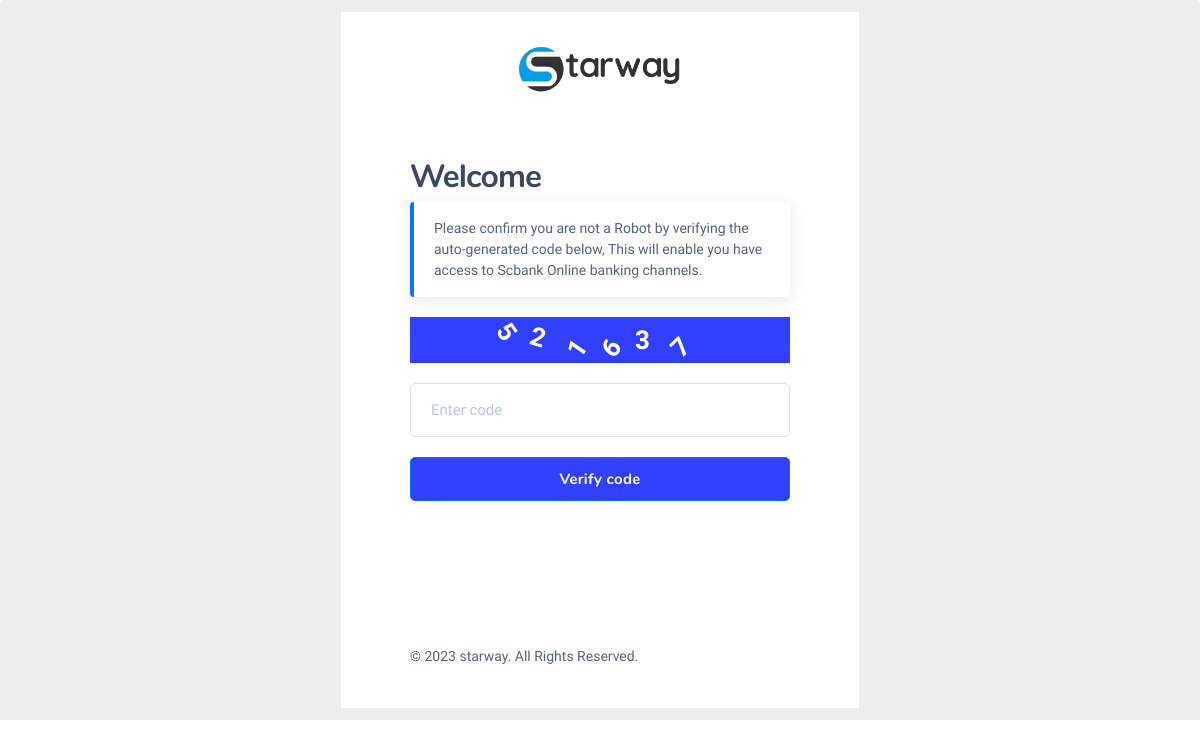
The page / on the database its author committed.
### tables this page shows
CREATE TABLE `setting` (
  `id` int(11) NOT NULL,
  `name` varchar(150) NOT NULL,
  `logo` varchar(150) NOT NULL,
  `address` varchar(150) NOT NULL,
  `email` varchar(150) NOT NULL,
  `phone` varchar(150) NOT NULL,
  `favicon` varchar(150) NOT NULL,
  `tagline` varchar(150) NOT NULL,
  `register` varchar(150) NOT NULL,
  `darklogo` varchar(150) NOT NULL,
  `description` varchar(700) NOT NULL DEFAULT 'This Credit Union is federally-insured by the National Credit Union Administration. We do business in accordance with the Fair Housing Law and Equal opportunity Credit Act.',
  `seo` varchar(150) NOT NULL,
  `footerlogo` varchar(150) NOT NULL DEFAULT 'footlogo.png',
  `securityalert` varchar(150) NOT NULL,
  `stockrate` varchar(5505) NOT NULL DEFAULT '<script type="text/javascript" src="https://s3.tradingview.com/external-embedding/embed-widget-ticker-tape.js" async="">                                                                         {                                                                             "symbols"                                                                         :                                                                             [                                                                                 {                                                                                     "title": "S&P 500",                                                                                     "proName": "OANDA:SPX500USD"                                                                                 },                                                                                 {                                                                                     "title": "Nasdaq 100",                                                                                     "proName": "OANDA:NAS100USD"                                                                                 },                                                                                 {                                                                                     "title": "EUR/USD",                                                                                     "proName": "FX_IDC:EURUSD"                                                                                 },                                                                                 {                                                                                     "title": "BTC/USD",                                                                                     "proName": "BITSTAMP:BTCUSD"                                                                                 },                                                                                 {                                                                                     "title": "ETH/USD",                                                                                     "proName": "BITSTAMP:ETHUSD"                                                                                 },                                                                                 {                                                                                     "description": "AAPL",                                                                                     "proName": "NASDAQ:AAPL"                                                                                 },                                                                                 {                                                                                     "description": "MICROSOFT",                                                                                     "proName": "NASDAQ:MSFT"                                                                                 }                                                                             ],                                                                                 "colorTheme"                                                                         :                                                                             "dark",                                                                                 "isTransparent"                                                                         :                                                                             false,                                                                                 "displayMode"                                                                         :                                                                             "compact",                                                                                 "locale"                                                                         :                                                                             "en"                                                                         }                                                                     </script>',
  `stockrate2` varchar(1000) NOT NULL DEFAULT '    <iframe             src="//www.exchangerates.org.uk/widget/ER-LRTICKER.php?w=1400&amp;s=1&amp;mc=GBP&amp;mbg=F0F0F0&amp;bs=yes&amp;bc=000044&amp;f=verdana&amp;fs=10px&amp;fc=000044&amp;lc=000044&amp;lhc=FE9A00&amp;vc=FE9A00&amp;vcu=008000&amp;vcd=FF0000&amp;"             width="1400" height="30" frameborder="0" scrolling="no" marginwidth="0" marginheight="0"></iframe>',
  `stock` int(11) NOT NULL DEFAULT 1,
  `money` varchar(50) NOT NULL DEFAULT 'USD',
  `country` varchar(50) NOT NULL DEFAULT 'United States',
  `visa_picture` varchar(150) NOT NULL,
  `tawk` varchar(500) NOT NULL,
  `shortname` varchar(150) NOT NULL DEFAULT 'Rednerbank',
  `blocked_msg` varchar(500) NOT NULL DEFAULT 'Dear Customer, we have discovered suspicious activities on your account. An unauthorized IP address attempted to carry out a transaction on your account. Consequently, your account has been flagged by our risk assessment department. kindly visit our nearest branch with your identification card and utility bill to confirm your identity before it can be reactivated. For more information, kindly contact our online customer care representatives.',
  `crypto` int(11) NOT NULL DEFAULT 1,
  `blocked_title` varchar(150) NOT NULL DEFAULT 'Account Suspended',
  `imfmsg` varchar(1000) NOT NULL DEFAULT 'You need to provide your IMF code before you can continue with this transaction.<br>                                                 You visit any of our nearest branch or contact our online customer care representative, they will help you with the appropriate IMF code for this transaction.',
  `cotmsg` varchar(1000) NOT NULL DEFAULT 'You need to provide your COT code before you can continue with this transaction. You can visit any of our nearest branch or contact our online customer care representative, they will help you with the appropriate COT code for this transaction.',
  `icmsg` text DEFAULT NULL,
  `tinmsg` text DEFAULT NULL,
  `tacmsg` text DEFAULT NULL,
  `charges` varchar(11) NOT NULL DEFAULT '0.3',
  `wiremsg` varchar(500) NOT NULL,
  `localmsg` varchar(500) NOT NULL,
  `cot_imf_counter` int(11) NOT NULL DEFAULT 5,
  `cot_error` varchar(500) NOT NULL DEFAULT 'Your account have been temporarily suspended for providing the wrong COT code, We are always committed to safe guarding your funds and therefore this is the right decision we can take for now. For more information, kindly contact our live customer care representatives.',
  `imf_error` varchar(500) NOT NULL DEFAULT 'Your account have been temporarily suspended for providing the wrong IMF code, We are always committed to safe guarding your funds and therefore this is the right decision we can take for now. For more information, kindly contact our live customer care representatives.',
  `enable_cot_imf` varchar(20) NOT NULL DEFAULT 'Yes',
  `rest_msg` varchar(1000) NOT NULL DEFAULT 'Your  account was temporary restricted from carrying out transaction via our online banking channel, Kindly visit any of our nearest branch to resolve this issue. For more information, kindly contact our online customer care representative.',
  `userstac` varchar(50) NOT NULL DEFAULT '1999',
  `usersic` varchar(50) NOT NULL DEFAULT '1999',
  `userstin` varchar(50) NOT NULL DEFAULT '1999',
  `enable_tin_ic_tac` varchar(20) NOT NULL DEFAULT 'Yes',
  `enable_tac` varchar(20) NOT NULL DEFAULT 'Yes',
  `enable_ic` varchar(20) NOT NULL DEFAULT 'Yes',
  `enable_tin` varchar(20) NOT NULL DEFAULT 'Yes',
  `former` varchar(150) NOT NULL DEFAULT 'Yes',
  `bots` int(10) NOT NULL DEFAULT 1,
  `site_url` varchar(50) NOT NULL,
  `kyc` int(11) NOT NULL DEFAULT 1,
  `loan` int(11) NOT NULL DEFAULT 1,
  `visual_card` int(11) NOT NULL DEFAULT 1,
  `theme` varchar(80) NOT NULL DEFAULT 'light'
);

### index.php (the view, shortened to what this page needs)
<?php
require_once "myaccount/scripts/connect.php";
$query = $conn->query("SELECT * FROM setting WHERE id = 1") or die(mysqli_error($conn));
while ($rows = mysqli_fetch_array($query)) {
    $sitename = $rows["name"];
    $logo = $rows["logo"];
    $sitephone = $rows["phone"];
    $siteemail = $rows["email"];
    $shortname = $rows['shortname'];
}
$n1 = rand(0, 9);
$n2 = rand(0, 9);
$n3 = rand(0, 9);
$n4 = rand(0, 9);
$n5 = rand(0, 9);
$n6 = rand(0, 9);
$captcha = "$n1$n2$n3$n4$n5$n6";
?>
<!DOCTYPE html>
<html lang="en-US" class="js">
<head>
    <link rel="stylesheet" href="myaccount/assets/css/dashlite.css?ver=2.4.0">
    <link rel="stylesheet" href="myaccount/assets/loader.css">
    <link rel="stylesheet" href="myaccount/scss/sweetalert.css">
    <link id="skin-default" rel="stylesheet" href="myaccount/assets/css/theme.css?ver=2.4.0">
     <link href="myaccount/css/toastr.css" rel="stylesheet"/>
</head>
<body class="nk-body npc-crypto bg-white pg-auth">
    <div class="nk-app-root">
        <div class="justify-center card-header">
            <div class="nk-split-content nk-block-area nk-block-area-column nk-auth-container bg-white">
                <div class="nk-block nk-block-middle nk-auth-body">
                    <center class="brand-logo pb-5">
                        <a href="" class="logo-link">
                            <img class="logo-dark logo-img logo-img-lg" src="myaccount/<?php echo $logo ?>" srcset="myaccount/<?php echo $logo ?>" alt="logo-dark">
                        </a>
                    </center>
                    <br>
                    <?php if (isset($_GET['action']) and $_GET['action'] == "confirmReg") {
    $source = $_GET['source'];
    $query = $conn->query("SELECT * FROM users WHERE email_code = '$source'");
    if (mysqli_num_rows($query) < 1) {
        i_redirect("home");
    } else {
        $sql = $conn->query("UPDATE users SET email_verify = 1 WHERE email_code = '$source'");
    }
    $userd = mysqli_fetch_array($query);
    ?>
                        <div class="nk-block-head">
                        <div class="nk-block-head-content">
                            <h3 class="nk-block-title">Account registration completed!</h3>
                            <div class="nk-block-des alert alert-pro alert-success">
                                <p class="alert-text">Your email address has been successfully verified.</p>
                            </div>
                        </div>
                    </div>
                    <p>Dear <?php echo "" . $userd['firstname'] . " " . $userd['middlename'] . " " . $userd['lastname'] . "" ?>,</p>
                     <p>
          Welcome aboard! <?php echo $sitename; ?> is the market  most innovative and fastest-growing company in the financial industry. We look forward to working with you to help you get the most out of our financial services and realize your banking goals.
          </p>
          Here at <?php echo $sitename; ?>, we are committed in providing wide variety of savings, investment and loan products, all designed to meet your specific needs. Our services are being used by over two million customers around the world. We hope that we’ll live up to your expectations.
          <p>
          Our excellent customer support team is available 24/7 to help you with any questions. You can contact them at:<br> <a class="text-success" href="mailto:<?php echo $siteemail; ?>"><?php echo $siteemail; ?></a> or<br> <a class="text-success" href="tel:<?php echo $sitephone; ?>"><?php echo $sitephone; ?></a>.
          </p>
          <p>
          Your satisfaction is a priority for us, so feel free to share any feedback you have – we take your opinion seriously and will do our best to implement solutions for you.
          </p>
           <div class="form-group">
                <a href="home"><button class="btn btn-lg btn-primary btn-block" id="btn"> <em class="icon ni ni-arrow-left"></em> Back To Home</button></a>
            </div>
                    <?php } else {?>
                    <div class="nk-block-head">
                        <div class="nk-block-head-content">
                            <h3 class="nk-block-title">Welcome</h3>
                            <div class="nk-block-des alert alert-pro alert-primary">
                                <p class="alert-text">Please confirm you are not a Robot by verifying the auto-generated code below, This will enable you have  access to <?php echo $shortname ?> Online banking channels.</p>
                            </div>
                        </div>
                    </div>
    <form action="myaccount/scripts/auth?action=verifyRecaptcha&code=<?php echo $captcha ?>" id="verifyForm" method="post">
        <div class="form-group">
        <div style="height: 46px; line-height: 46px; width:100%; text-align: center; background-color: #3140fc; color: #ffffff!important; font-size: 26px; font-weight: bold; letter-spacing: 20px; font-family: 'Henny Penny', cursive;  -webkit-user-select: none; -moz-user-select: none;-ms-user-select: none;user-select: none;  display: flex; justify-content: center;" class="captcha"><span style="    float:left;     -webkit-transform: rotate(55deg);"><?php echo $n1 ?></span><span style="    float:left;     -webkit-transform: rotate(17deg);"><?php echo $n2 ?></span><span style="    float:left;     -webkit-transform: rotate(-56deg);"><?php echo $n3 ?></span><span style="    float:left;     -webkit-transform: rotate(-51deg);"><?php echo $n4 ?></span><span style="    float:left;     -webkit-transform: rotate(0deg);"><?php echo $n5 ?></span><span style="    float:left;     -webkit-transform: rotate(-45deg);"><?php echo $n6 ?></span></div><input type="hidden" name="captcha_secret" value="da6f040a13868b805eb3654ba0607afef7fa0c157ee5c3a5352eb625efb7bd32"></div>
    <div class="form-group">
        <input type="text" name="captcha" id="captcha" class="form-control form-control-xl" placeholder="Enter code" autocomplete="off" required>
    </div>
                        <div class="form-group">
                            <button class="btn btn-lg btn-primary btn-block secretFom" id="btn" type="submit" >Verify code</button>
                        </div>
                    </form>
                <?php }?>
                </div>
                <div class="nk-block nk-auth-footer" style="margin-top:80px;">
                   <div class="mt-3">
                        <p>&copy; <?php echo "" . date("Y") . ""; ?> <?php echo $sitename; ?>. All Rights Reserved.</p>
                    </div>
                </div>
            </div>
        </div>
    </div>
</body>
</html>

### myaccount/assets/loader.css (style rules this page uses)
img { display:inline-block; max-width:100%; height:auto; }

### index.php (style rules this page uses)
.btn-primary { background-color: #3140fc; }

### rows shown on the page
setting: logo (picture), shortname "Scbank", name "starway"
